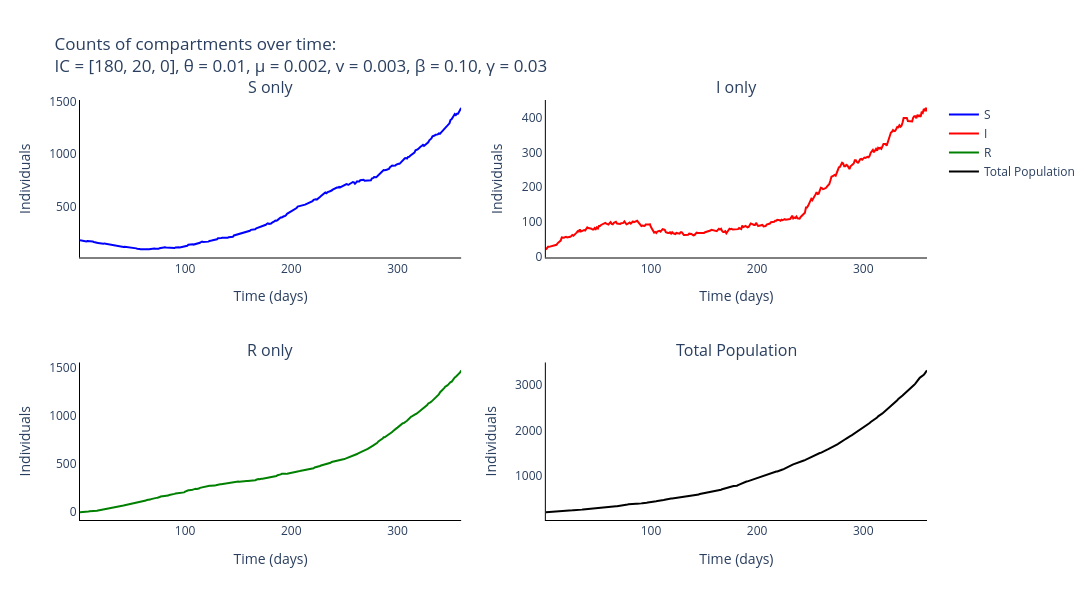

The cell this chart's notebook holds for it:
### Markdown cell above
### Plot output of Gillespie for the different compartments

### Code cell
# Trace names - represent the type of individuals for the simulation
trace_name = ['{}'.format(s) for s in compartments]

# Names of panels
panels = ['{} only'.format(s) for s in compartments] + ['Total Population']

fig = go.Figure()
fig = make_subplots(rows=int(np.ceil(len(panels)/2)), cols=2, subplot_titles=tuple('{}'.format(p) for p in panels))

# Add traces to the separate counts panels
for s, spec in enumerate(compartments):
    fig.add_trace(
        go.Scatter(
            y=np.mean(output_algorithm[:, :, s], axis=0).tolist(),
            x=times,
            mode='lines',
            name=trace_name[s],
            line_color=colours[s]
        ),
        row= int(np.floor(s / 2)) + 1,
        col= s % 2 + 1
    )

fig.add_trace(
    go.Scatter(
        y=np.mean(np.sum(output_algorithm, axis=2), axis=0).tolist(),
        x=times,
        mode='lines',
        name='Total Population',
        line_color='black'
    ),
    row= 2,
    col= 2
)

# Add axis labels
fig.update_layout(
    title='Counts of compartments over time:<br>IC = {}, θ = {}, μ = {}, v = {}, β = {:.2f}, γ = {:.2f}'.format(parameters[0:3], parameters[3], parameters[4], parameters[5], parameters[6], parameters[7]),
    width=1100, 
    height=600,
    plot_bgcolor='white',
    xaxis=dict(
        linecolor='black',
        title = 'Time (days)'
        ),
    yaxis=dict(
        linecolor='black',
        title = 'Individuals'),
    xaxis2=dict(
        linecolor='black',
        title = 'Time (days)'
        ),
    yaxis2=dict(
        linecolor='black',
        title = 'Individuals'),
    xaxis3=dict(
        linecolor='black',
        title = 'Time (days)'
        ),
    yaxis3=dict(
        linecolor='black',
        title = 'Individuals'),
    xaxis4=dict(
        linecolor='black',
        title = 'Time (days)'
        ),
    yaxis4=dict(
        linecolor='black',
        title = 'Individuals')
    #legend=dict(
    #    orientation="h",
    #    yanchor="bottom",
    #    y=1.02,
    #    xanchor="right",
    #    x=1
    #)
    )

fig.write_image('images/Exp_SIR-gillespie.pdf')
fig.show()

### Figure 1 — Plotly figure (JSON) as saved in the notebook; plotly's stock layout.template omitted (floating-point values rounded to 4 significant figures; data arrays with more than 128 entries replaced by an {"elided": "..."} marker saying what was removed)
{"data": [{"line": {"color": "blue"}, "mode": "lines", "name": "S", "type": "scatter", "x": {"elided": "360 int values"}, "xaxis": "x", "y": {"elided": "360 int values"}, "yaxis": "y"}, {"line": {"color": "red"}, "mode": "lines", "name": "I", "type": "scatter", "x": {"elided": "360 int values"}, "xaxis": "x2", "y": {"elided": "360 int values"}, "yaxis": "y2"}, {"line": {"color": "green"}, "mode": "lines", "name": "R", "type": "scatter", "x": {"elided": "360 int values"}, "xaxis": "x3", "y": {"elided": "360 int values"}, "yaxis": "y3"}, {"line": {"color": "black"}, "mode": "lines", "name": "Total Population", "type": "scatter", "x": {"elided": "360 int values"}, "xaxis": "x4", "y": {"elided": "360 int values"}, "yaxis": "y4"}], "layout": {"annotations": [{"font": {"size": 16}, "showarrow": false, "text": "S only", "x": 0.225, "xanchor": "center", "xref": "paper", "y": 1, "yanchor": "bottom", "yref": "paper"}, {"font": {"size": 16}, "showarrow": false, "text": "I only", "x": 0.775, "xanchor": "center", "xref": "paper", "y": 1, "yanchor": "bottom", "yref": "paper"}, {"font": {"size": 16}, "showarrow": false, "text": "R only", "x": 0.225, "xanchor": "center", "xref": "paper", "y": 0.375, "yanchor": "bottom", "yref": "paper"}, {"font": {"size": 16}, "showarrow": false, "text": "Total Population", "x": 0.775, "xanchor": "center", "xref": "paper", "y": 0.375, "yanchor": "bottom", "yref": "paper"}], "height": 600, "plot_bgcolor": "white", "title": {"text": "Counts of compartments over time:<br>IC = [180, 20, 0], θ = 0.01, μ = 0.002, v = 0.003, β = 0.10, γ = 0.03"}, "width": 1100, "xaxis": {"anchor": "y", "domain": [0, 0.45], "linecolor": "black", "title": {"text": "Time (days)"}}, "xaxis2": {"anchor": "y2", "domain": [0.55, 1], "linecolor": "black", "title": {"text": "Time (days)"}}, "xaxis3": {"anchor": "y3", "domain": [0, 0.45], "linecolor": "black", "title": {"text": "Time (days)"}}, "xaxis4": {"anchor": "y4", "domain": [0.55, 1], "linecolor": "black", "title": {"text": "Time (days)"}}, "yaxis": {"anchor": "x", "domain": [0.625, 1], "linecolor": "black", "title": {"text": "Individuals"}}, "yaxis2": {"anchor": "x2", "domain": [0.625, 1], "linecolor": "black", "title": {"text": "Individuals"}}, "yaxis3": {"anchor": "x3", "domain": [0, 0.375], "linecolor": "black", "title": {"text": "Individuals"}}, "yaxis4": {"anchor": "x4", "domain": [0, 0.375], "linecolor": "black", "title": {"text": "Individuals"}}}}
